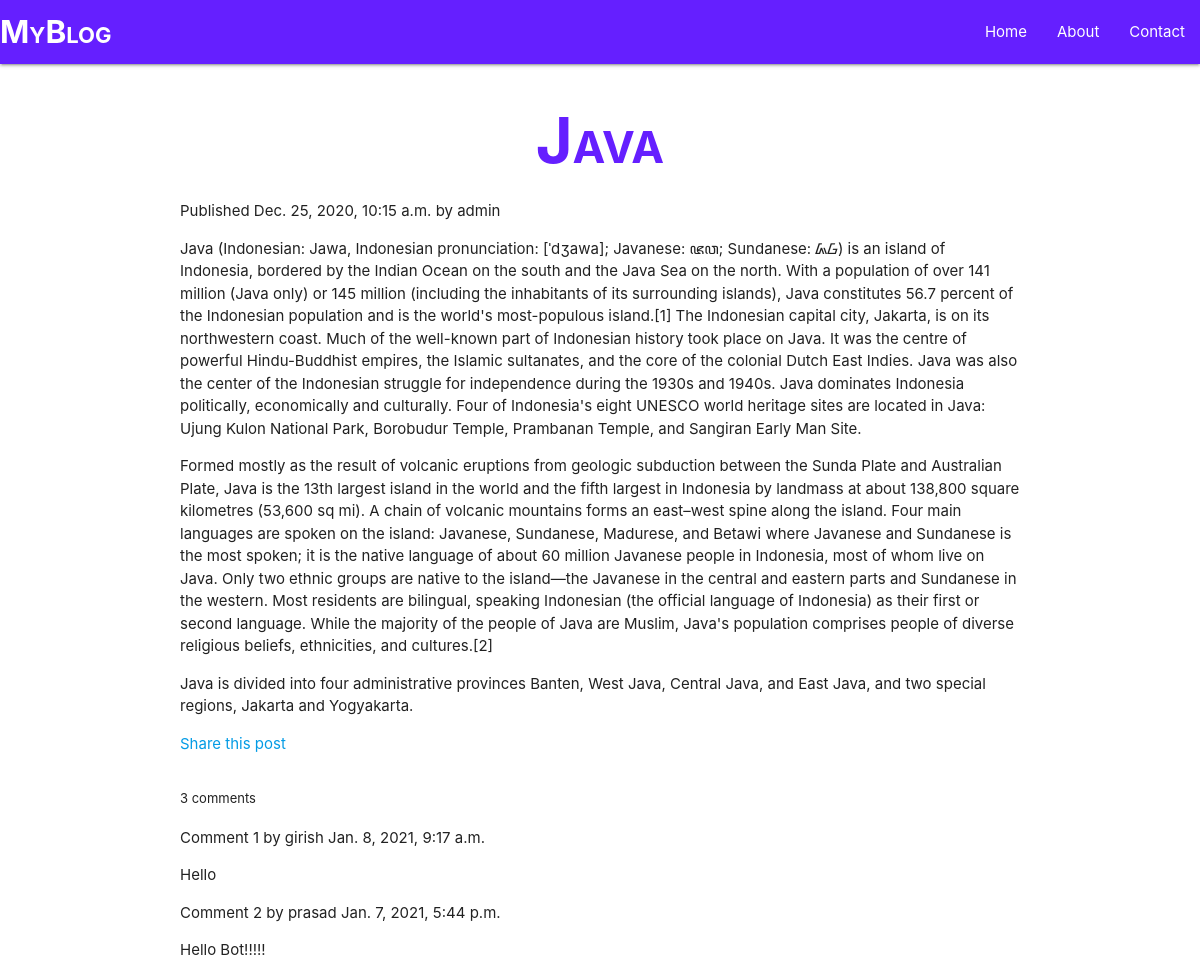
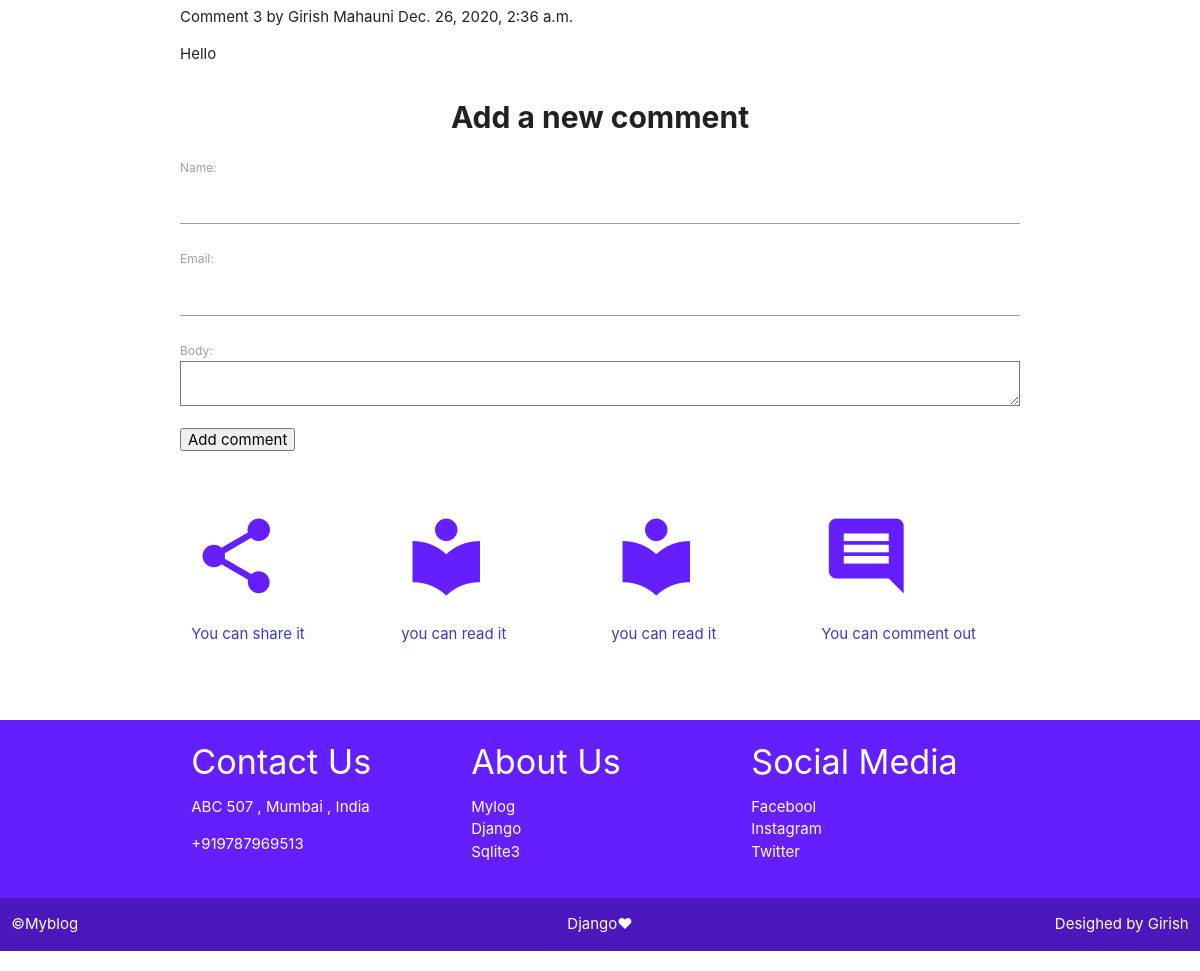
Screenshot of /blog/2020/12/25/java/ with the database file from the repository (2 pictures, top to bottom).
### blog/models.py (models this page shows, shortened)
class Post(models.Model):
    STATUS_CHOICES = (
            ('draft' , 'Draft'),
            ('published' , 'Published'),
    )
    title = models.CharField(max_length=250)
    slug = models.SlugField(max_length=250,unique_for_date='publish')
    author = models.ForeignKey(User , on_delete=models.CASCADE , related_name='blog_post')
    body = models.TextField()
    publish = models.DateTimeField(default=timezone.now)
    created = models.DateTimeField(auto_now_add=True)
    updated = models.DateTimeField(auto_now_add=True)
    status = models.CharField(max_length=10 , choices=STATUS_CHOICES , default='draft')
    objects = models.Manager()
    published = PublishedManager()
    class Meta:
        ordering = ('-publish',)

class Comment(models.Model):
    post = models.ForeignKey(Post,on_delete=models.CASCADE,related_name='comments')
    name = models.CharField(max_length=80)
    email = models.EmailField()
    body = models.TextField()
    created = models.DateTimeField(auto_now_add=True)
    updated = models.DateTimeField(auto_now=True)
    active = models.BooleanField(default=True)
    class Meta:
        ordering = ('-created',)

### blog/views.py (the view)
# urls.py: path('<int:year>/<int:month>/<int:day>/<slug:post>/',views.post_detail,name='post_detail'),
def post_detail(request, year, month, day, post):
    post = get_object_or_404(Post, slug=post, status='published',
                             publish__year=year, publish__month=month, publish__day=day)
    comments = post.comments.filter(active=True)
    new_comment = None
    if request.method == 'POST':
        comment_form = CommentForm(data=request.POST)
        if comment_form.is_valid():
            new_comment = comment_form.save(commit=False)
            new_comment.post = post
            new_comment.save()
    else:
        comment_form = CommentForm()
    return render(request, 'blog/post/detail.html', {'post': post , 'comments' : comments , 'new_comments' : new_comment , 'comment_form' : comment_form} )

### blog/forms.py
class CommentForm(forms.ModelForm):
    class Meta:
        model = Comment
        fields = ('name' , 'email' , 'body')

### blog/templates/blog/post/detail.html (shortened to what this page needs)
{% extends "blog/base.html" %}
{% block content %}
<div class = 'container '>
        <h1 class  = 'blogTitle center-align'>{{ post.title }}</h1>
        <p class="date">
        Published {{ post.publish }} by {{ post.author }}
        </p>
        {{ post.body|linebreaks }}
        <p>
        <a href="{% url "blog:post_share" post.id %} " class  = 'center-align'>Share this post </a>
        </p>
        <section class = 'preComment'>
                {% with comments.count as total_comments %}
                <h2 class = 'countComment'>
                {{ total_comments }} comment{{ total_comments|pluralize }}
                </h2>
                {% endwith %}
                    {% for comment in comments %}
                    <div class="comment">
                    <p class="info">
                    Comment {{ forloop.counter }} by {{ comment.name }}
                    {{ comment.created }}
                    </p>
                    {{ comment.body|linebreaks }}
                    </div>
                    {% empty %}
                    <p>There are no comments yet.</p>
                    {% endfor %}
        </section>
        <section>
                    {% if new_comment %}
                    <h2>Your comment has been added.</h2>
                    {% else %}
                    <h2 class  = 'addComment center-align'>Add a new comment</h2>
                    <form action="." method="post">
                    {{ comment_form.as_p }}
                    <p><input type="submit" value="Add comment"></p>
                    </form>
                    {% endif %}
        </section>
</div>
{% endblock %}

### blog/static/css/style.css (style rules this page uses)
.addComment { font-weight: bold; font-size: 200%; }
.blogTitle { color: #651fff; font-weight: bold; font-variant: small-caps; }
.countComment { font-weight: normal; font-size: small; }

### rows the page displays
Post: title "Java", publish "Dec. 25, 2020, 10:15 a.m.", author "admin", body "Java (Indonesian: Jawa, Indonesian pronunciation: [ˈdʒawa]; Javanese: ꦗꦮ; Sundanese: ᮏᮝ) is an island of Indonesia, bordered by the Indian Ocean on the south and the Java Sea on the north. With a population of over 141 million (Java only) or 145 million (including the inhabitants of its surrounding islands), Java constitutes 56.7 percent of the Indonesian population and is the world's most-populous island.[1] The Indonesian capital city, Jakarta, is on its northwestern coast. Much of the well-known part of Indonesian history took place on Java. It was the centre of powerful Hindu-Buddhist empires, the Islamic sultanates, and the core of the colonial Dutch East Indies. Java was also the…"
Comment: name "girish", created "Jan. 8, 2021, 9:17 a.m.", body "Hello"
Comment: name "prasad", created "Jan. 7, 2021, 5:44 p.m.", body "Hello Bot!!!!!"
Comment: name "Girish Mahauni", created "Dec. 26, 2020, 2:36 a.m.", body "Hello"

### other values shown
{{ total_comments }} "3"
